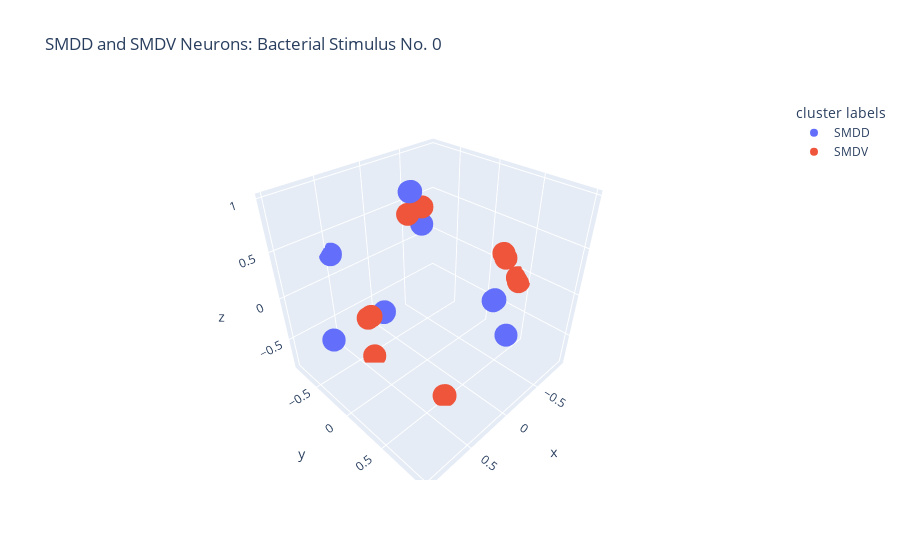

The notebook cell this image was saved under:
### Code cell
# Create a scatter plot
# fig = px.scatter_3d(data_frame = hyperbolic_df, x= 'x', y = 'y', z= 'z', title='SMDD and SMDV: Stimulus 0', color = 'cluster labels') #cornflowerblue, lightcoral

fig = px.scatter_3d(data_frame = hyperbolic_df, x= 'x', y = 'y', z= 'z', title='SMDD and SMDV Neurons: Bacterial Stimulus No. 0',  color ='cluster labels') #cornflowerblue, lightcoral
fig.update_layout(
    scene=dict(
        xaxis=dict(ticktext=[-1, -0.5, 0, 0.5, 1]),
        yaxis=dict(ticktext=[-1, -0.5, 0, 0.5, 1]),
        zaxis=dict(ticktext=[-1, -0.5, 0, 0.5, 1]),
    )
)

fig.show()

### Figure 1 — Plotly figure (JSON) as saved in the notebook; plotly's stock layout.template omitted (floating-point values rounded to 4 significant figures)
{"data": [{"hovertemplate": "cluster labels=SMDD<br>x=%{x}<br>y=%{y}<br>z=%{z}<extra></extra>", "legendgroup": "SMDD", "marker": {"color": "#636efa", "symbol": "circle"}, "mode": "markers", "name": "SMDD", "scene": "scene", "showlegend": true, "type": "scatter3d", "x": [0.09204, -0.8716, -0.864, 0.4857, 0.4847, 0.9864, 0.9872, -0.64, -0.03655, -0.04555, 0.04612, 0.05929], "y": [0.9863, 0.1681, 0.1529, -0.8272, -0.8304, -0.1321, -0.1269, -0.733, -0.7355, -0.7394, -0.1465, -0.1506], "z": [0.1225, -0.4555, -0.4751, 0.2749, 0.2662, -0.06848, -0.06583, 0.2212, -0.6734, -0.6686, 0.986, 0.9847]}, {"hovertemplate": "cluster labels=SMDV<br>x=%{x}<br>y=%{y}<br>z=%{z}<extra></extra>", "legendgroup": "SMDV", "marker": {"color": "#EF553B", "symbol": "circle"}, "mode": "markers", "name": "SMDV", "scene": "scene", "showlegend": true, "type": "scatter3d", "x": [-0.1396, -0.1336, -0.9149, -0.9102, -0.8993, 0.278, 0.2821, 0.896, 0.882, -0.5792, -0.4868, 0.3907, 0.2783, 0.2824], "y": [0.7247, 0.7521, 0.3894, 0.4025, 0.4172, 0.5159, 0.5091, 0.2705, 0.2892, -0.6636, -0.7871, -0.3973, 0.516, 0.5091], "z": [0.6714, 0.6419, -0.0826, -0.07388, -0.1116, -0.8075, -0.8104, 0.3453, 0.366, 0.4689, 0.3729, -0.8274, -0.8074, -0.8103]}], "layout": {"legend": {"title": {"text": "cluster labels"}, "tracegroupgap": 0}, "scene": {"domain": {"x": [0, 1], "y": [0, 1]}, "xaxis": {"ticktext": [-1, -0.5, 0, 0.5, 1], "title": {"text": "x"}}, "yaxis": {"ticktext": [-1, -0.5, 0, 0.5, 1], "title": {"text": "y"}}, "zaxis": {"ticktext": [-1, -0.5, 0, 0.5, 1], "title": {"text": "z"}}}, "title": {"text": "SMDD and SMDV Neurons: Bacterial Stimulus No. 0"}}}
